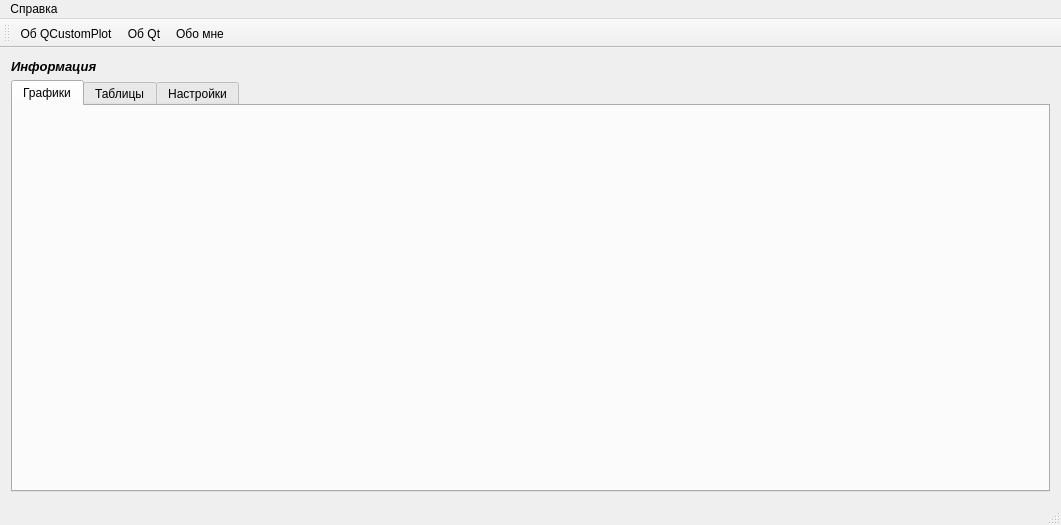
<?xml version="1.0" encoding="UTF-8"?>
<ui version="4.0">
 <class>MainWindow</class>
 <widget class="QMainWindow" name="MainWindow">
  <property name="geometry">
   <rect>
    <x>0</x>
    <y>0</y>
    <width>1061</width>
    <height>525</height>
   </rect>
  </property>
  <property name="windowTitle">
   <string>Задание №4. Интерполяция</string>
  </property>
  <property name="windowIcon">
   <iconset resource="myresourse.qrc">
    <normaloff>:/img/img/icon.ico</normaloff>:/img/img/icon.ico</iconset>
  </property>
  <widget class="QWidget" name="centralWidget">
   <property name="sizePolicy">
    <sizepolicy hsizetype="Preferred" vsizetype="Preferred">
     <horstretch>0</horstretch>
     <verstretch>0</verstretch>
    </sizepolicy>
   </property>
   <layout class="QGridLayout" name="gridLayout_4">
    <item row="1" column="0">
     <widget class="QTabWidget" name="tabWidget">
      <property name="currentIndex">
       <number>0</number>
      </property>
      <widget class="QWidget" name="tab_3">
       <attribute name="icon">
        <iconset resource="myresourse.qrc">
         <normaloff>:/img/img/graphics_box.ico</normaloff>:/img/img/graphics_box.ico</iconset>
       </attribute>
       <attribute name="title">
        <string>Графики</string>
       </attribute>
       <layout class="QGridLayout" name="gridLayout_5">
        <item row="0" column="0">
         <widget class="QCustomPlot" name="customPlot" native="true"/>
        </item>
       </layout>
      </widget>
      <widget class="QWidget" name="tab_4">
       <attribute name="icon">
        <iconset resource="myresourse.qrc">
         <normaloff>:/img/img/table.ico</normaloff>:/img/img/table.ico</iconset>
       </attribute>
       <attribute name="title">
        <string>Таблицы</string>
       </attribute>
       <layout class="QGridLayout" name="gridLayout_2">
        <item row="0" column="0">
         <widget class="QTableWidget" name="tableWidget">
          <property name="font">
           <font>
            <pointsize>11</pointsize>
            <weight>50</weight>
            <italic>true</italic>
            <bold>false</bold>
           </font>
          </property>
          <property name="editTriggers">
           <set>QAbstractItemView::NoEditTriggers</set>
          </property>
          <property name="showDropIndicator" stdset="0">
           <bool>true</bool>
          </property>
          <property name="dragDropOverwriteMode">
           <bool>false</bool>
          </property>
          <property name="gridStyle">
           <enum>Qt::SolidLine</enum>
          </property>
          <property name="rowCount">
           <number>0</number>
          </property>
          <property name="columnCount">
           <number>4</number>
          </property>
          <attribute name="horizontalHeaderDefaultSectionSize">
           <number>240</number>
          </attribute>
          <attribute name="horizontalHeaderMinimumSectionSize">
           <number>150</number>
          </attribute>
          <column/>
          <column/>
          <column/>
          <column/>
         </widget>
        </item>
       </layout>
      </widget>
      <widget class="QWidget" name="tab_5">
       <attribute name="icon">
        <iconset resource="myresourse.qrc">
         <normaloff>:/img/img/setting.ico</normaloff>:/img/img/setting.ico</iconset>
       </attribute>
       <attribute name="title">
        <string>Настройки</string>
       </attribute>
       <layout class="QHBoxLayout" name="horizontalLayout_4">
        <item>
         <layout class="QVBoxLayout" name="verticalLayout_4">
          <item>
           <widget class="QGroupBox" name="groupBox_2">
            <property name="font">
             <font>
              <pointsize>10</pointsize>
              <weight>75</weight>
              <italic>true</italic>
              <bold>true</bold>
             </font>
            </property>
            <property name="title">
             <string>Настройки интерполяции</string>
            </property>
            <layout class="QGridLayout" name="gridLayout">
             <item row="2" column="0">
              <widget class="QGroupBox" name="groupBox">
               <property name="font">
                <font>
                 <pointsize>10</pointsize>
                 <weight>75</weight>
                 <italic>true</italic>
                 <bold>true</bold>
                </font>
               </property>
               <property name="title">
                <string>Отрезок интерполирования</string>
               </property>
               <layout class="QGridLayout" name="gridLayout_3">
                <item row="1" column="0">
                 <layout class="QVBoxLayout" name="verticalLayout_3">
                  <item>
                   <layout class="QHBoxLayout" name="horizontalLayout_3">
                    <item>
                     <widget class="QLabel" name="labelendSegment">
                      <property name="font">
                       <font>
                        <pointsize>10</pointsize>
                        <weight>75</weight>
                        <italic>true</italic>
                        <bold>true</bold>
                       </font>
                      </property>
                      <property name="text">
                       <string>Введите конец отрезка:</string>
                      </property>
                     </widget>
                    </item>
                    <item>
                     <widget class="QDoubleSpinBox" name="doubleSpinBoxEndSegment">
                      <property name="enabled">
                       <bool>false</bool>
                      </property>
                      <property name="font">
                       <font>
                        <pointsize>8</pointsize>
                        <weight>50</weight>
                        <italic>false</italic>
                        <bold>false</bold>
                       </font>
                      </property>
                      <property name="decimals">
                       <number>4</number>
                      </property>
                      <property name="minimum">
                       <double>-100.000000000000000</double>
                      </property>
                      <property name="maximum">
                       <double>100.000000000000000</double>
                      </property>
                      <property name="singleStep">
                       <double>0.000100000000000</double>
                      </property>
                      <property name="value">
                       <double>1.000000000000000</double>
                      </property>
                     </widget>
                    </item>
                   </layout>
                  </item>
                 </layout>
                </item>
                <item row="0" column="0">
                 <layout class="QVBoxLayout" name="verticalLayout_2">
                  <item>
                   <layout class="QHBoxLayout" name="horizontalLayout_2">
                    <item>
                     <widget class="QLabel" name="labelBeginSegment">
                      <property name="font">
                       <font>
                        <pointsize>10</pointsize>
                        <weight>75</weight>
                        <italic>true</italic>
                        <bold>true</bold>
                       </font>
                      </property>
                      <property name="text">
                       <string>Введите начало отрезка:</string>
                      </property>
                     </widget>
                    </item>
                    <item>
                     <widget class="QDoubleSpinBox" name="doubleSpinBoxBeginSegment">
                      <property name="enabled">
                       <bool>false</bool>
                      </property>
                      <property name="font">
                       <font>
                        <pointsize>8</pointsize>
                        <weight>50</weight>
                        <italic>false</italic>
                        <bold>false</bold>
                       </font>
                      </property>
                      <property name="decimals">
                       <number>4</number>
                      </property>
                      <property name="minimum">
                       <double>-100.000000000000000</double>
                      </property>
                      <property name="maximum">
                       <double>100.000000000000000</double>
                      </property>
                      <property name="singleStep">
                       <double>0.000100000000000</double>
                      </property>
                      <property name="value">
                       <double>0.100000000000000</double>
                      </property>
                     </widget>
                    </item>
                   </layout>
                  </item>
                 </layout>
                </item>
               </layout>
              </widget>
             </item>
             <item row="1" column="0">
              <widget class="QSlider" name="horizontalSliderValueN">
               <property name="minimum">
                <number>4</number>
               </property>
               <property name="maximum">
                <number>14</number>
               </property>
               <property name="pageStep">
                <number>1</number>
               </property>
               <property name="sliderPosition">
                <number>4</number>
               </property>
               <property name="orientation">
                <enum>Qt::Horizontal</enum>
               </property>
              </widget>
             </item>
             <item row="0" column="0">
              <layout class="QHBoxLayout" name="horizontalLayout">
               <item>
                <widget class="QLabel" name="labelValueN">
                 <property name="font">
                  <font>
                   <pointsize>10</pointsize>
                   <weight>75</weight>
                   <italic>true</italic>
                   <bold>true</bold>
                  </font>
                 </property>
                 <property name="text">
                  <string>Количество узлов интерполирования</string>
                 </property>
                </widget>
               </item>
               <item>
                <widget class="QSpinBox" name="spinBoxValueN">
                 <property name="font">
                  <font>
                   <pointsize>8</pointsize>
                   <weight>50</weight>
                   <italic>false</italic>
                   <bold>false</bold>
                  </font>
                 </property>
                 <property name="toolTip">
                  <string>&lt;html&gt;&lt;head/&gt;&lt;body&gt;&lt;p align=&quot;center&quot;&gt;&lt;span style=&quot; font-size:18pt; font-weight:600; font-style:italic; text-decoration: underline;&quot;&gt;Введите величину &amp;quot;n&amp;quot;&lt;/span&gt;&lt;/p&gt;&lt;/body&gt;&lt;/html&gt;</string>
                 </property>
                 <property name="statusTip">
                  <string/>
                 </property>
                 <property name="whatsThis">
                  <string>&lt;html&gt;&lt;head/&gt;&lt;body&gt;&lt;p align=&quot;center&quot;&gt;&lt;span style=&quot; font-size:18pt; font-weight:600; font-style:italic; text-decoration: underline;&quot;&gt;Введите величину &amp;quot;n&amp;quot;&lt;/span&gt;&lt;/p&gt;&lt;/body&gt;&lt;/html&gt;</string>
                 </property>
                 <property name="minimum">
                  <number>4</number>
                 </property>
                 <property name="maximum">
                  <number>14</number>
                 </property>
                 <property name="value">
                  <number>4</number>
                 </property>
                </widget>
               </item>
              </layout>
             </item>
             <item row="3" column="0">
              <widget class="QGroupBox" name="groupBox_3">
               <property name="title">
                <string>Отрезок построения графика</string>
               </property>
               <layout class="QVBoxLayout" name="verticalLayout">
                <item>
                 <layout class="QHBoxLayout" name="horizontalLayout_5">
                  <item>
                   <widget class="QLabel" name="label">
                    <property name="text">
                     <string>Начало построения по X:</string>
                    </property>
                   </widget>
                  </item>
                  <item>
                   <widget class="QDoubleSpinBox" name="doubleSpinBoxBeginPlotsX">
                    <property name="enabled">
                     <bool>false</bool>
                    </property>
                    <property name="minimum">
                     <double>-100.000000000000000</double>
                    </property>
                    <property name="maximum">
                     <double>100.000000000000000</double>
                    </property>
                    <property name="singleStep">
                     <double>0.100000000000000</double>
                    </property>
                   </widget>
                  </item>
                 </layout>
                </item>
                <item>
                 <layout class="QHBoxLayout" name="horizontalLayout_6">
                  <item>
                   <widget class="QLabel" name="label_2">
                    <property name="text">
                     <string>Конец построения по X:</string>
                    </property>
                   </widget>
                  </item>
                  <item>
                   <widget class="QDoubleSpinBox" name="doubleSpinBoxEndPlotsX">
                    <property name="enabled">
                     <bool>false</bool>
                    </property>
                    <property name="minimum">
                     <double>-100.000000000000000</double>
                    </property>
                    <property name="maximum">
                     <double>100.000000000000000</double>
                    </property>
                    <property name="singleStep">
                     <double>0.100000000000000</double>
                    </property>
                    <property name="value">
                     <double>2.000000000000000</double>
                    </property>
                   </widget>
                  </item>
                 </layout>
                </item>
                <item>
                 <layout class="QHBoxLayout" name="horizontalLayout_7">
                  <item>
                   <widget class="QLabel" name="label_3">
                    <property name="text">
                     <string>Начало построения по Y:</string>
                    </property>
                   </widget>
                  </item>
                  <item>
                   <widget class="QDoubleSpinBox" name="doubleSpinBoxBeginPlotsY">
                    <property name="enabled">
                     <bool>false</bool>
                    </property>
                    <property name="minimum">
                     <double>-100.000000000000000</double>
                    </property>
                    <property name="maximum">
                     <double>100.000000000000000</double>
                    </property>
                    <property name="singleStep">
                     <double>0.100000000000000</double>
                    </property>
                    <property name="value">
                     <double>-10.000000000000000</double>
                    </property>
                   </widget>
                  </item>
                 </layout>
                </item>
                <item>
                 <layout class="QHBoxLayout" name="horizontalLayout_8">
                  <item>
                   <widget class="QLabel" name="label_4">
                    <property name="text">
                     <string>Конец построения по Y:</string>
                    </property>
                   </widget>
                  </item>
                  <item>
                   <widget class="QDoubleSpinBox" name="doubleSpinBoxEndPlotsY">
                    <property name="enabled">
                     <bool>false</bool>
                    </property>
                    <property name="minimum">
                     <double>-100.000000000000000</double>
                    </property>
                    <property name="maximum">
                     <double>1000.000000000000000</double>
                    </property>
                    <property name="singleStep">
                     <double>0.100000000000000</double>
                    </property>
                    <property name="value">
                     <double>120.000000000000000</double>
                    </property>
                   </widget>
                  </item>
                 </layout>
                </item>
               </layout>
              </widget>
             </item>
            </layout>
            <zorder>horizontalSliderValueN</zorder>
            <zorder>groupBox</zorder>
            <zorder>groupBox_3</zorder>
           </widget>
          </item>
          <item>
           <spacer name="verticalSpacer">
            <property name="orientation">
             <enum>Qt::Vertical</enum>
            </property>
            <property name="sizeHint" stdset="0">
             <size>
              <width>20</width>
              <height>40</height>
             </size>
            </property>
           </spacer>
          </item>
         </layout>
        </item>
        <item>
         <spacer name="horizontalSpacer">
          <property name="orientation">
           <enum>Qt::Horizontal</enum>
          </property>
          <property name="sizeHint" stdset="0">
           <size>
            <width>503</width>
            <height>20</height>
           </size>
          </property>
         </spacer>
        </item>
       </layout>
      </widget>
     </widget>
    </item>
    <item row="0" column="0">
     <widget class="QLabel" name="labelInfo">
      <property name="font">
       <font>
        <pointsize>10</pointsize>
        <weight>75</weight>
        <italic>true</italic>
        <bold>true</bold>
       </font>
      </property>
      <property name="text">
       <string>Информация</string>
      </property>
      <property name="textFormat">
       <enum>Qt::PlainText</enum>
      </property>
     </widget>
    </item>
   </layout>
  </widget>
  <widget class="QMenuBar" name="menuBar">
   <property name="geometry">
    <rect>
     <x>0</x>
     <y>0</y>
     <width>1061</width>
     <height>21</height>
    </rect>
   </property>
   <widget class="QMenu" name="menu">
    <property name="title">
     <string>Справка</string>
    </property>
    <addaction name="action_aboutMe"/>
    <addaction name="action_Qt"/>
    <addaction name="action_QCustomPlot"/>
   </widget>
   <addaction name="menu"/>
  </widget>
  <widget class="QToolBar" name="mainToolBar">
   <attribute name="toolBarArea">
    <enum>TopToolBarArea</enum>
   </attribute>
   <attribute name="toolBarBreak">
    <bool>false</bool>
   </attribute>
   <addaction name="action_QCustomPlot"/>
   <addaction name="action_Qt"/>
   <addaction name="action_aboutMe"/>
  </widget>
  <widget class="QStatusBar" name="statusBar"/>
  <action name="action_aboutMe">
   <property name="icon">
    <iconset resource="myresourse.qrc">
     <normaloff>:/img/img/me.ico</normaloff>:/img/img/me.ico</iconset>
   </property>
   <property name="text">
    <string>Обо мне</string>
   </property>
   <property name="shortcut">
    <string>Ctrl+M</string>
   </property>
  </action>
  <action name="action_Qt">
   <property name="icon">
    <iconset resource="myresourse.qrc">
     <normaloff>:/img/img/qt.ico</normaloff>:/img/img/qt.ico</iconset>
   </property>
   <property name="text">
    <string>Об Qt</string>
   </property>
   <property name="shortcut">
    <string>Ctrl+Q</string>
   </property>
  </action>
  <action name="action_QCustomPlot">
   <property name="icon">
    <iconset resource="myresourse.qrc">
     <normaloff>:/img/img/qcustomplot.ico</normaloff>:/img/img/qcustomplot.ico</iconset>
   </property>
   <property name="text">
    <string>Об QCustomPlot</string>
   </property>
   <property name="shortcut">
    <string>Ctrl+P</string>
   </property>
  </action>
 </widget>
 <layoutdefault spacing="6" margin="11"/>
 <customwidgets>
  <customwidget>
   <class>QCustomPlot</class>
   <extends>QWidget</extends>
   <header>qcustomplot.h</header>
   <container>1</container>
  </customwidget>
 </customwidgets>
 <resources>
  <include location="myresourse.qrc"/>
 </resources>
 <connections>
  <connection>
   <sender>spinBoxValueN</sender>
   <signal>valueChanged(int)</signal>
   <receiver>MainWindow</receiver>
   <slot>updateValueN(int)</slot>
   <hints>
    <hint type="sourcelabel">
     <x>1048</x>
     <y>129</y>
    </hint>
    <hint type="destinationlabel">
     <x>533</x>
     <y>36</y>
    </hint>
   </hints>
  </connection>
  <connection>
   <sender>doubleSpinBoxEndSegment</sender>
   <signal>valueChanged(double)</signal>
   <receiver>MainWindow</receiver>
   <slot>updateValueEndSegment(double)</slot>
   <hints>
    <hint type="sourcelabel">
     <x>1038</x>
     <y>324</y>
    </hint>
    <hint type="destinationlabel">
     <x>529</x>
     <y>220</y>
    </hint>
   </hints>
  </connection>
  <connection>
   <sender>doubleSpinBoxBeginSegment</sender>
   <signal>valueChanged(double)</signal>
   <receiver>MainWindow</receiver>
   <slot>updateValueBeginSegment(double)</slot>
   <hints>
    <hint type="sourcelabel">
     <x>1038</x>
     <y>269</y>
    </hint>
    <hint type="destinationlabel">
     <x>530</x>
     <y>135</y>
    </hint>
   </hints>
  </connection>
  <connection>
   <sender>horizontalSliderValueN</sender>
   <signal>valueChanged(int)</signal>
   <receiver>spinBoxValueN</receiver>
   <slot>setValue(int)</slot>
   <hints>
    <hint type="sourcelabel">
     <x>752</x>
     <y>189</y>
    </hint>
    <hint type="destinationlabel">
     <x>915</x>
     <y>120</y>
    </hint>
   </hints>
  </connection>
  <connection>
   <sender>spinBoxValueN</sender>
   <signal>valueChanged(int)</signal>
   <receiver>horizontalSliderValueN</receiver>
   <slot>setValue(int)</slot>
   <hints>
    <hint type="sourcelabel">
     <x>967</x>
     <y>117</y>
    </hint>
    <hint type="destinationlabel">
     <x>888</x>
     <y>187</y>
    </hint>
   </hints>
  </connection>
 </connections>
 <slots>
  <slot>updateInterpolation()</slot>
  <slot>updateValueN(int)</slot>
  <slot>updateValueBeginSegment(double)</slot>
  <slot>updateValueEndSegment(double)</slot>
 </slots>
</ui>
